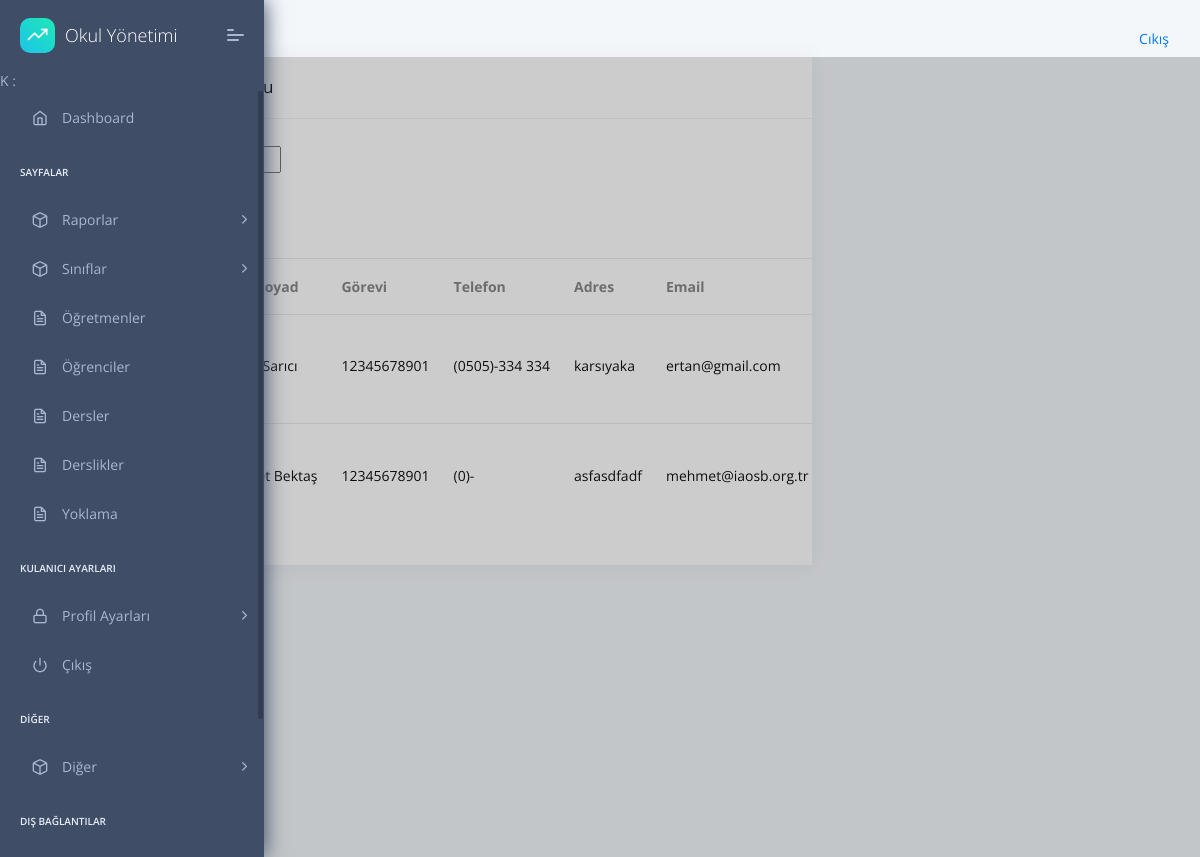
The page /student/list/ on the database its author committed.
### apps/student/models.py (models this page shows, shortened)
class Student(models.Model):
    firstName= models.CharField(max_length=20,default="",unique=False,null=True,blank=True,)
    lastName=models.CharField(max_length=20,unique=False,null=True,blank=True,)
    TC = models.CharField(max_length=11,unique=False,null=True,blank=True,validators=[validateEven])
    phone = models.CharField(validators=[validatePhone], max_length=17,default="0",unique=False,null=True,blank=True,)
    address=models.TextField(unique=False,null=True,blank=True,)
    status=models.BooleanField(unique=False,null=True,blank=True,)
    middleSchool=models.ForeignKey(MiddleSchool,on_delete=models.CASCADE)
    session=models.ForeignKey(Session,on_delete=models.CASCADE)
    image=models.ImageField(unique=False,null=True,blank=True,upload_to='images',default='https://picsum.photos/200/300')
    health=models.TextField(unique=False,null=True,blank=True,)
    HESCode=models.CharField(max_length=12,unique=False,null=True,blank=True,validators=[validateHesCode])
    birtdate=DateField(("Doğum Tarihiniz"), auto_now=False, auto_now_add=False,unique=False,null=True,blank=True,)
    email=models.EmailField()
    genders=(('Kız','Kız'),
              ('Erkek','Erkek'),
              ('Diger','Diğer'),
    )
    gender=CharField(max_length=10 ,choices=genders,unique=False,blank=True,null=True)

### apps/student/views.py (the view, shortened to what this page needs)
# urls.py: path('list/', views.StudentFilterView.as_view(),name='student-list'),
class StudentFilterView(ListView):
    paginate_by = 3
    model = Student
    def get_context_data(self, **kwargs):
        context = super().get_context_data(**kwargs)
        context['filter']=StudentFilter(self.request.GET,queryset=self.get_queryset())
        return context
    template_name="student/std-list.html"
    def get_queryset(self):
        queryset = Student.objects.all()
        return queryset

### apps/templates/student/std-list.html (shortened to what this page needs)
{% extends "layouts/base.html" %}
{% block content %}
 <div class="col-xl-8 col-md-6">
    <div class="card Recent-Users">
        <div class="card-header">
            <h5>Kullanıcılar Tablosu</h5>
        </div>
        <form method="GET">
            <form action="" method="get">
                <div class="form-group" >
                    <label for="inputAddress5" >Ad</label>
                </div>
                <button type="submit" >search</button>
            </form>
    </form>
        <div class="card-block px-0 py-3">
            <div class="table-responsive">
                <table class="table table-hover">
                    <thead>
                        <tr>-
                        <th scope="col">Profil Resmi</th>
                          <th scope="col">Ad ve Soyad</th>
                          <th scope="col">Görevi</th>
                          <th scope="col">Telefon</th>
                          <th scope="col">Adres</th>
                          <th scope="col">Email</th>
                        </tr>
                      </thead>
                    <tbody>
                        {% for student in filter.qs %}
                        <tr class="unread">
                            <td><img class="rounded-circle" style="width:50px;" src="{{media_url}}{{student.image}}" alt="activity-user"></td>
                            <td title="Ad Soyad">
                                <h6 class="mb-1">{{student.firstName}} {{student.lastName}}</h6>
                            </td>
                            <td>
                                <h6 class="mb-1">{{student.TC}} </h6>
                            </td>
                            <td>
                                <h6 class="mb-1">{{student.phone}} </h6>
                            </td>
                            <td>
                                <h6 class="mb-1">{{student.address}}</h6>
                            </td>
                            <td>
                                <h6 class="mb-1">{{student.email}} </h6>
                            </td>
                        </tr>
                       {% endfor %}
                    </tbody>
                </table>
            </div>
        </div>
    </div>
</div>
{% endblock content %}

### rows shown on the page
Student: lastName "Sarıcı", TC "12345678901", phone "(0505)-334 334", address "karsıyaka", email "ertan@gmail.com"
Student: lastName "Bektaş", TC "12345678901", phone "(0)-", address "asfasdfadf", email "mehmet@iaosb.org.tr"
